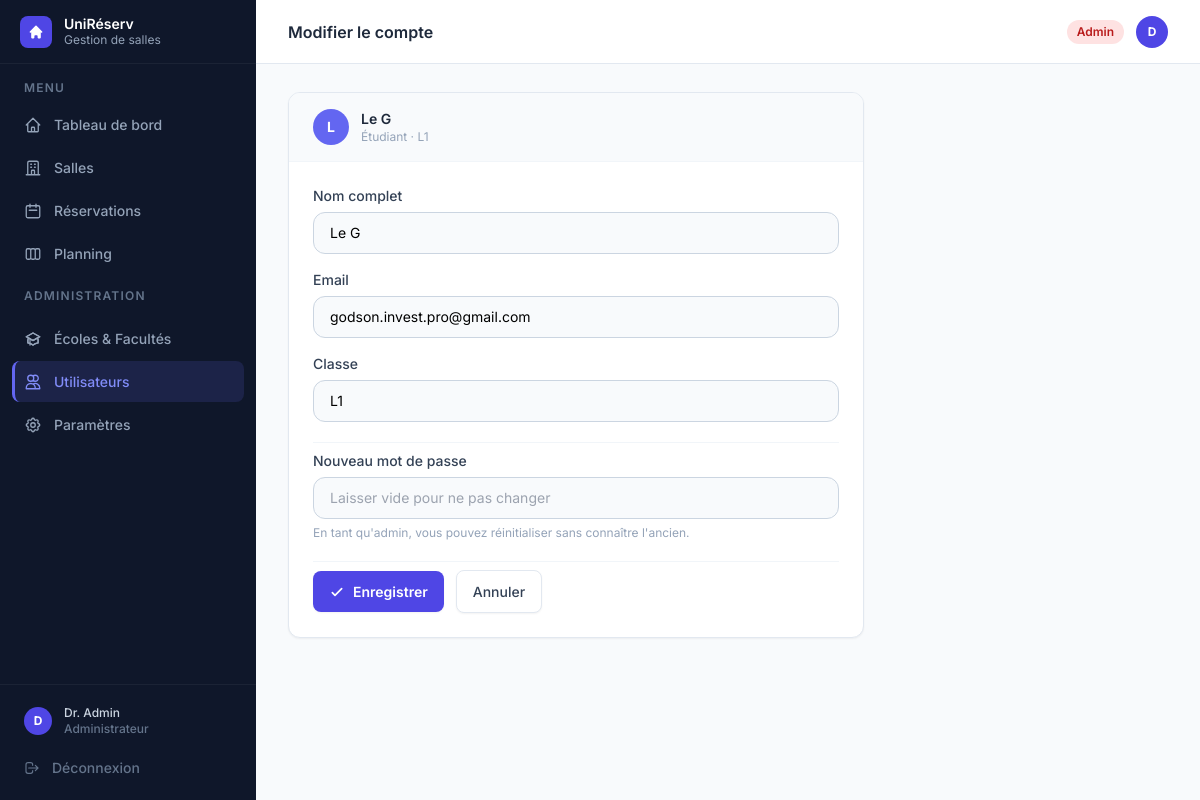
The app's page /utilisateurs/6/modifier (signed in), older data.
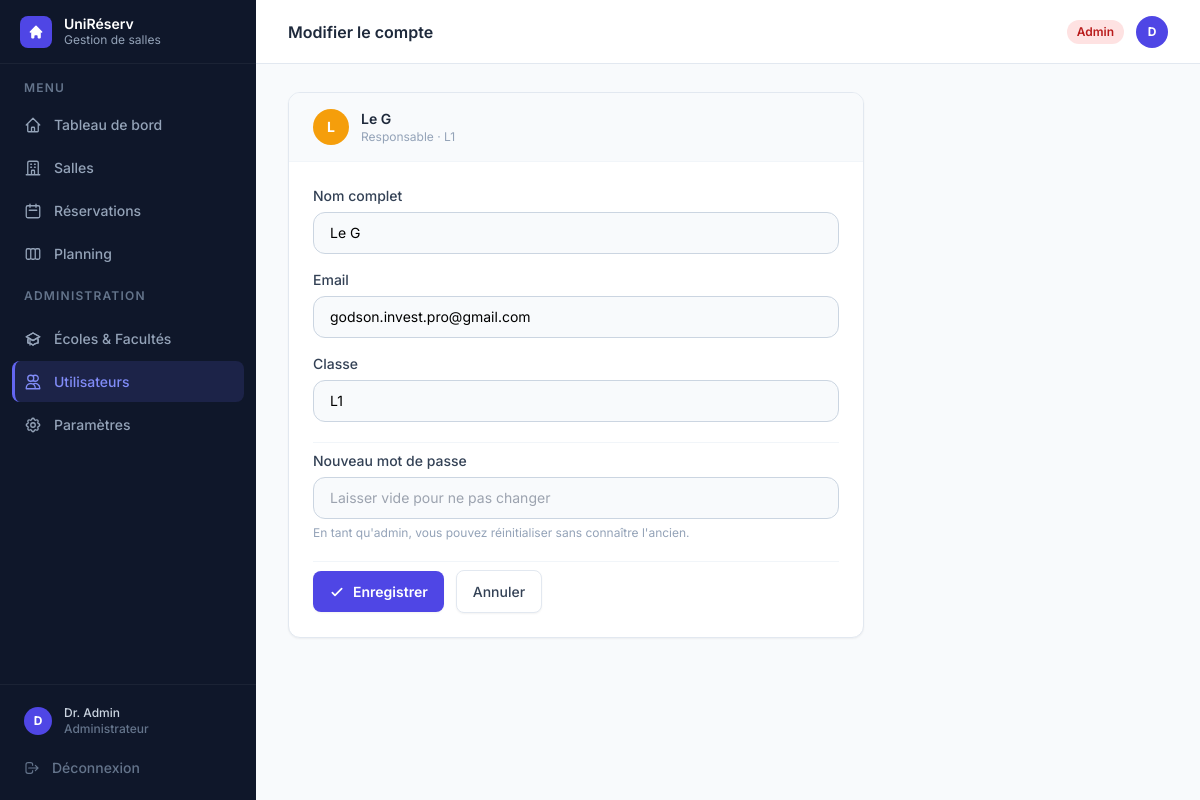
The same page, newer data.
### tables this page shows
CREATE TABLE utilisateurs (
            id               INTEGER PRIMARY KEY,
            nom              TEXT    NOT NULL,
            email            TEXT    NOT NULL UNIQUE,
            login            TEXT    NOT NULL UNIQUE,
            mot_de_passe     TEXT    NOT NULL,
            role             TEXT    NOT NULL,
            date_inscription TEXT    NOT NULL,
            matricule        TEXT,
            classe           TEXT,
            matiere          TEXT
        , ecole_id INTEGER, unite_formation_id INTEGER);

### gestion de salle/app.py (the view, shortened to what this page needs)
@app.route("/utilisateurs/<int:user_id>/modifier", methods=["GET", "POST"])
@login_required
@admin_required
def utilisateurs_modifier(user_id):
    bd = get_bd()
    u  = bd.charger_utilisateur_par_id(user_id)
    if not u:
        flash("Utilisateur introuvable.", "error")
        return redirect(url_for("utilisateurs"))
    return render_template("utilisateur_modifier.html", active="utilisateurs", u=u)

### gestion de salle/app.py (called while the page is built)
def get_bd():
    return BaseDonneesSQLite()

@app.context_processor
def inject_format_classe():
    return dict(format_classe=_format_classe)

def login_required(f):
    @wraps(f)
    def decorated(*args, **kwargs):
        if "user_id" not in session:
            return redirect(url_for("login"))
        return f(*args, **kwargs)
    return decorated

def admin_required(f):
    @wraps(f)
    def decorated(*args, **kwargs):
        if session.get("user_role") != "admin":
            flash("Accès réservé aux administrateurs.", "error")
            return redirect(url_for("dashboard"))
        return f(*args, **kwargs)
    return decorated

### gestion de salle/models/utilisateur.py (called while the page is built)
    @id.setter
    def id(self, valeur: int):
        if self.__id is None:
            self.__id = valeur

    @property
    def nom(self) -> str:
        return self.__nom

    @property
    def email(self) -> str:
        return self.__email

    @property
    def role(self) -> str:
        return "etudiant"

    @property
    def classe(self) -> str:
        return self.__classe

    @property
    def role(self) -> str:
        return "responsable"

    @property
    def classe(self) -> str:
        return self.__classe

### gestion de salle/templates/utilisateur_modifier.html (shortened to what this page needs)
{% extends "base.html" %}
{% block heading %}Modifier le compte{% endblock %}
{% block content %}
<div class="max-w-xl">
  <div class="bg-white rounded-xl border border-slate-200 shadow-sm overflow-hidden">
    <div class="px-6 py-4 border-b border-slate-100 bg-slate-50 flex items-center gap-3">
      <div class="w-9 h-9 rounded-full flex items-center justify-center text-white text-sm font-bold shrink-0
        {% if u.role=='admin' %}bg-red-500{% elif u.role=='responsable' %}bg-amber-500{% elif u.role=='enseignant' %}bg-blue-500{% else %}bg-indigo-500{% endif %}">
        {{ u.nom[0].upper() }}
      </div>
      <div>
        <p class="font-semibold text-slate-800 text-sm">{{ u.nom }}</p>
        <p class="text-xs text-slate-400">
          {% if u.role=='admin' %}Administrateur{% elif u.role=='responsable' %}Responsable · {{ u.classe }}{% elif u.role=='enseignant' %}Enseignant · {{ u.matiere or '—' }}{% else %}Étudiant · {{ u.classe or '—' }}{% endif %}
        </p>
      </div>
    </div>
    <div class="px-6 py-6">
      <form method="POST" class="space-y-5">
        <div class="grid grid-cols-2 gap-4">
          <div class="col-span-2">
            <label class="block text-sm font-medium text-slate-700 mb-1.5">Nom complet</label>
            <input type="text" name="nom" value="{{ u.nom }}"
              class="w-full rounded-xl border border-slate-300 bg-slate-50 px-4 py-2.5 text-sm focus:outline-none focus:ring-2 focus:ring-indigo-500 focus:bg-white transition-all"/>
          </div>
          <div class="col-span-2">
            <label class="block text-sm font-medium text-slate-700 mb-1.5">Email</label>
            <input type="email" name="email" value="{{ u.email }}"
              class="w-full rounded-xl border border-slate-300 bg-slate-50 px-4 py-2.5 text-sm focus:outline-none focus:ring-2 focus:ring-indigo-500 focus:bg-white transition-all"/>
          </div>
          {% if u.role in ('etudiant', 'responsable') %}
          <div class="col-span-2">
            <label class="block text-sm font-medium text-slate-700 mb-1.5">Classe</label>
            <input type="text" name="classe" value="{{ u.classe or '' }}" placeholder="ex : L3-INFO"
              class="w-full rounded-xl border border-slate-300 bg-slate-50 px-4 py-2.5 text-sm focus:outline-none focus:ring-2 focus:ring-indigo-500 focus:bg-white transition-all"/>
          </div>
          {% endif %}
        </div>
        <div class="pt-2 border-t border-slate-100">
          <label class="block text-sm font-medium text-slate-700 mb-1.5">Nouveau mot de passe</label>
          <input type="password" name="nouveau_mot_de_passe" minlength="6"
            placeholder="Laisser vide pour ne pas changer"
            class="w-full rounded-xl border border-slate-300 bg-slate-50 px-4 py-2.5 text-sm focus:outline-none focus:ring-2 focus:ring-indigo-500 focus:bg-white transition-all"/>
          <p class="mt-1.5 text-xs text-slate-400">En tant qu'admin, vous pouvez réinitialiser sans connaître l'ancien.</p>
        </div>
        <div class="flex items-center gap-3 pt-2 border-t border-slate-100">
          <button type="submit" class="btn-primary">
            <svg class="w-4 h-4" fill="none" stroke="currentColor" stroke-width="2.5" viewBox="0 0 24 24"><path stroke-linecap="round" stroke-linejoin="round" d="M5 13l4 4L19 7"/></svg>
            Enregistrer
          </button>
          <a href="{{ url_for('utilisateurs') }}" class="btn-secondary">Annuler</a>
        </div>
      </form>
    </div>
  </div>
</div>
{% endblock %}

Row changes from the older to the newer data that the page shows:
changed utilisateurs "Le G": role "etudiant" → "responsable" (drawn)
Text that changed along with them:
text no longer shown: "Étudiant ·"
text now shown: "Responsable ·"
